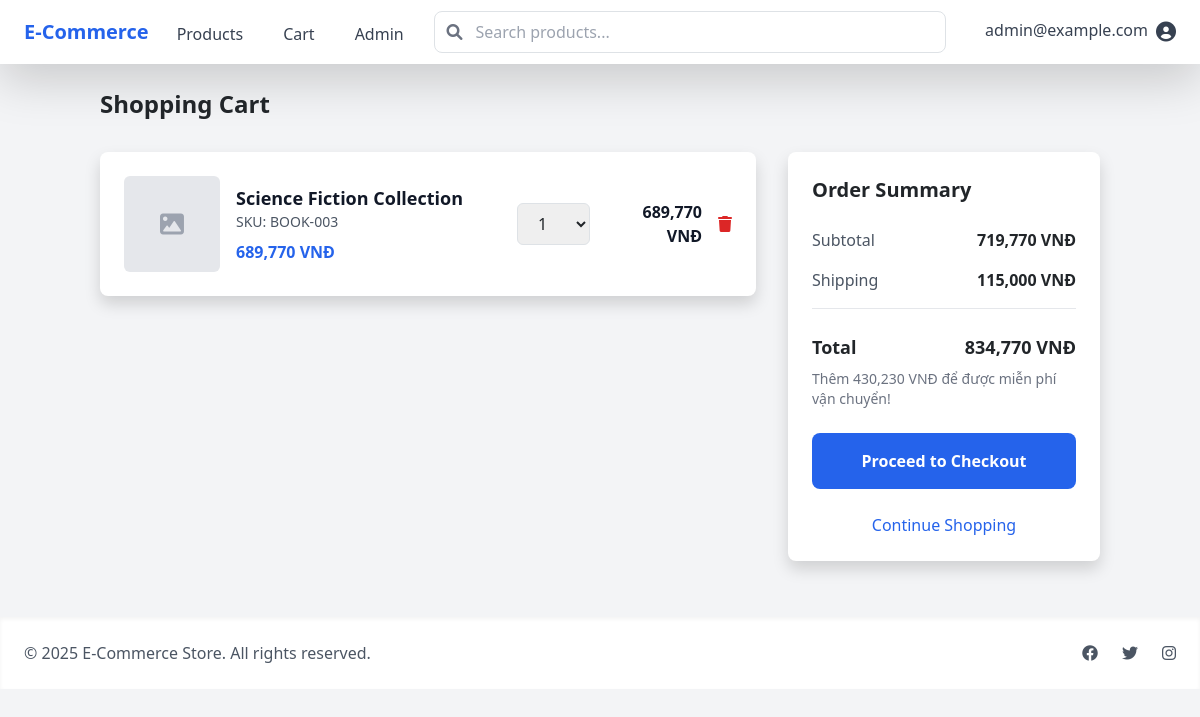
Before: /cart (signed in) with the older database file.
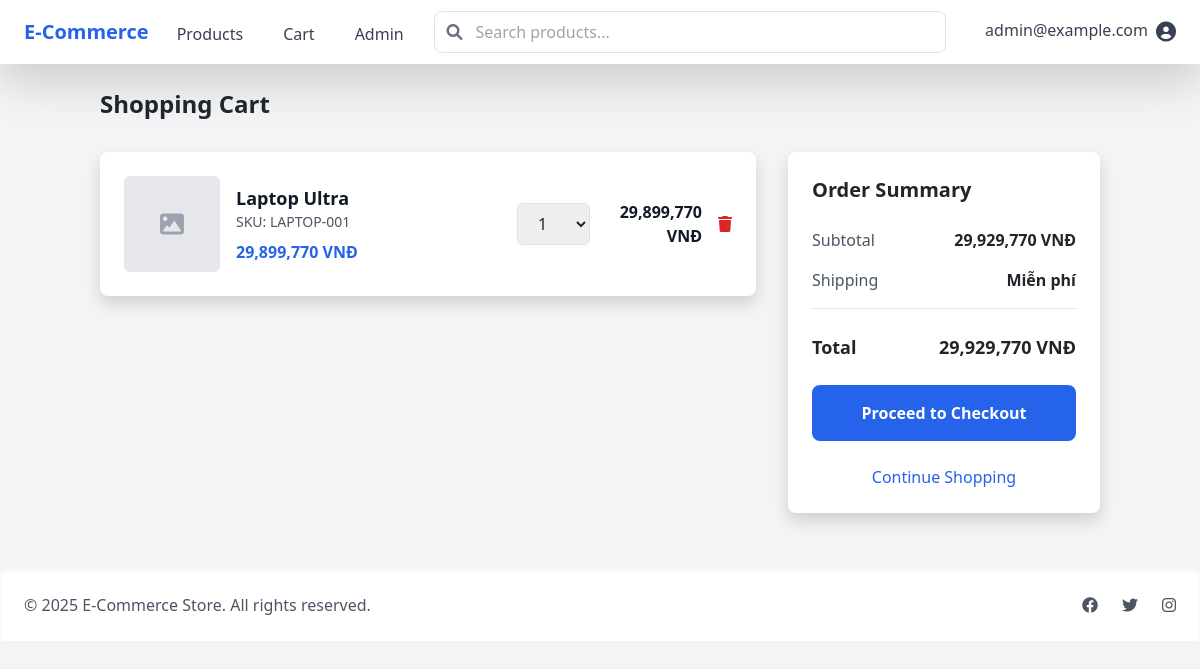
After: the same page with the newer database file.
### models/user.py (models this page shows, shortened)
class User(UserMixin, db.Model):
    _password = None
    __tablename__ = 'users'
    id = db.Column(db.Integer, primary_key=True)
    email = db.Column(db.String(120), unique=True, nullable=False)
    username = db.Column(db.String(80), unique=True, nullable=False)
    password_hash = db.Column(db.String(200), nullable=False)
    first_name = db.Column(db.String(50))
    @property
    def password(self):
        raise AttributeError('password is not a readable attribute')
    last_name = db.Column(db.String(50))
    address_line1 = db.Column(db.String(100))
    address_line2 = db.Column(db.String(100))
    city = db.Column(db.String(50))
    state = db.Column(db.String(50))
    postal_code = db.Column(db.String(10))
    phone_number = db.Column(db.String(20))
    created_at = db.Column(db.DateTime, default=datetime.utcnow)
    updated_at = db.Column(db.DateTime, default=datetime.utcnow, onupdate=datetime.utcnow)
    payment_method_id = db.Column(db.String(100))  # Reference to securely stored payment method
    payment_provider = db.Column(db.String(50))    # e.g., 'credit_card', 'payos', 'cod'
    is_admin = db.Column(db.Boolean, default=False)
    cart_items = relationship("CartItem",
                            backref=db.backref("user", lazy=True),
                            lazy=True,
                            primaryjoin="and_(User.id==CartItem.user_id, CartItem.deleted_at.is_(None))")
    orders = relationship("Order", backref="user", lazy=True)

### models/cart.py (models this page shows, shortened)
class CartItem(db.Model):
    __tablename__ = 'cart_items'
    id = db.Column(db.Integer, primary_key=True)
    user_id = db.Column(db.Integer, db.ForeignKey('users.id'), nullable=False)
    product_id = db.Column(db.Integer, db.ForeignKey('products.id'), nullable=False)
    quantity = db.Column(db.Integer, default=1)
    created_at = db.Column(db.DateTime, default=datetime.utcnow)
    updated_at = db.Column(db.DateTime, default=datetime.utcnow, onupdate=datetime.utcnow)
    deleted_at = db.Column(db.DateTime, nullable=True)
    product = db.relationship('Product',
                          back_populates='cart_items',
                          lazy='joined',
                          foreign_keys=[product_id])
    @property
    def subtotal(self):
        return self.quantity * self.product.price

### models/product.py (models this page shows, shortened)
class Product(db.Model):
    __tablename__ = 'products'
    id = db.Column(db.Integer, primary_key=True)
    name = db.Column(db.String(200), nullable=False)
    description = db.Column(db.Text)
    price = db.Column(db.Float, nullable=False)
    stock = db.Column(db.Integer, default=0)
    image_url = db.Column(db.String(500))  # Kept for backward compatibility
    category_id = db.Column(db.Integer, db.ForeignKey('categories.id'), nullable=False)
    sku = db.Column(db.String(50), unique=True)
    is_active = db.Column(db.Boolean, default=True)
    created_at = db.Column(db.DateTime, default=datetime.utcnow)
    updated_at = db.Column(db.DateTime, default=datetime.utcnow, onupdate=datetime.utcnow)
    cart_items = db.relationship('CartItem',
                             back_populates='product',
                             lazy=True,
                             cascade='all, delete-orphan')
    order_items = db.relationship('OrderItem', back_populates='product', lazy=True)
    images = db.relationship('ProductImage', backref='product', lazy=True,
                          cascade='all, delete-orphan',
                          order_by='ProductImage.is_primary.desc()')
    category = db.relationship('Category', back_populates='products', lazy=True)

### routes/cart.py (the view)
@cart_bp.route('/cart')
@login_required
def view_cart():
    cart_items = Cart.get_user_cart(current_user.id)
    total = Cart.get_cart_total(current_user.id)
    return render_template('cart/cart.html', cart_items=cart_items, total=total)

### templates/cart/cart.html (shortened to what this page needs)
{% extends "base.html" %}
{% block content %}
<div class="container mx-auto">
    <h1 class="text-2xl font-bold mb-8">Shopping Cart</h1>
    {% if cart_items %}
    <div class="grid grid-cols-1 lg:grid-cols-3 gap-8">
        <div class="lg:col-span-2">
            <div class="bg-white rounded-lg shadow">
                {% for item in cart_items %}
                <div class="p-6 {% if not loop.last %}border-b border-gray-200{% endif %}">
                    <div class="flex items-center space-x-4">
                        <div class="flex-shrink-0 w-24 h-24">
                            {% if item.product.image_url %}
                            <img src="{{ url_for('static', filename='uploads/' + item.product.image_url) }}"
                                 alt="{{ item.product.name }}"
                                 class="w-full h-full object-cover rounded">
                            {% else %}
                            <div class="w-full h-full bg-gray-200 rounded flex items-center justify-center">
                                <i class="fas fa-image text-gray-400 text-2xl"></i>
                            </div>
                            {% endif %}
                        </div>
                        <div class="flex-grow">
                            <h3 class="text-lg font-semibold">
                                <a href="{{ url_for('products.detail', id=item.product.id) }}"
                                   class="text-gray-900 hover:text-blue-600">
                                    {{ item.product.name }}
                                </a>
                            </h3>
                            <p class="text-gray-600 text-sm mb-2">SKU: {{ item.product.sku }}</p>
                            <p class="text-blue-600 font-bold">{{ "{:,.0f}".format(item.product.price * 23000) }} VNĐ</p>
                        </div>
                        <div class="flex items-center space-x-4">
                            <form action="{{ url_for('cart.update_cart', product_id=item.product.id) }}"
                                  method="POST"
                                  class="flex items-center space-x-2">
                                <select name="quantity"
                                        class="px-3 py-2 border border-gray-300 rounded focus:outline-none focus:border-blue-500"
                                        onchange="this.form.submit()">
                                    {% for i in range(1, item.product.stock + 1) %}
                                    <option value="{{ i }}" {% if i == item.quantity %}selected{% endif %}>
                                        {{ i }}
                                    </option>
                                    {% endfor %}
                                </select>
                            </form>
                            <div class="text-gray-900 font-semibold w-24 text-right">
                                {{ "{:,.0f}".format(item.subtotal * 23000) }} VNĐ
                            </div>
                            <form action="{{ url_for('cart.remove_from_cart', product_id=item.product.id) }}"
                                  method="POST"
                                  class="flex-shrink-0">
                                <button type="submit"
                                        class="text-red-600 hover:text-red-800"
                                        onclick="return confirm('Are you sure you want to remove this item?')">
                                    <i class="fas fa-trash"></i>
                                </button>
                            </form>
                        </div>
                    </div>
                </div>
                {% endfor %}
            </div>
        </div>
        <div class="lg:col-span-1">
            <div class="bg-white rounded-lg shadow p-6 sticky top-8">
                <h2 class="text-xl font-bold mb-6">Order Summary</h2>
                <div class="space-y-4 mb-6">
                    <div class="flex justify-between">
                        <span class="text-gray-600">Subtotal</span>
                        <span class="font-semibold">{{ "{:,.0f}".format(total) }} VNĐ</span>
                    </div>
                    <div class="flex justify-between">
                        <span class="text-gray-600">Shipping</span>
                        <span class="font-semibold">
                            {% if total >= 1150000 %}
                            Miễn phí
                            {% else %}
                            115,000 VNĐ
                            {% endif %}
                        </span>
                    </div>
                    <div class="border-t border-gray-200 pt-4">
                        <div class="flex justify-between">
                            <span class="text-lg font-bold">Total</span>
                            <span class="text-lg font-bold">
                                {{ "{:,.0f}".format(total if total >= 1150000 else total + 115000) }} VNĐ
                            </span>
                        </div>
                        <p class="text-sm text-gray-500 mt-2">
                            {% if total < 1150000 %}
                            Thêm {{ "{:,.0f}".format(1150000 - total) }} VNĐ để được miễn phí vận chuyển!
                            {% endif %}
                        </p>
                    </div>
                </div>
                <a href="{{ url_for('cart.checkout') }}"
                   class="block w-full bg-blue-600 text-white text-center py-3 rounded-lg font-semibold hover:bg-blue-700 transition duration-300">
                    Proceed to Checkout
                </a>
                <a href="{{ url_for('products.index') }}"
                   class="block w-full text-center mt-4 text-blue-600 hover:text-blue-800">
                    Continue Shopping
                </a>
            </div>
        </div>
    </div>
    {% endif %}
</div>
{% endblock %}

### templates/base.html (shortened to what this page needs)
<!DOCTYPE html>
<html lang="en">
<head>
    {% if config['ENV'] == 'production' %}
        <link href="{{ url_for('static', filename='css/main.css') }}" rel="stylesheet">
    {% else %}
        <script src="https://cdn.tailwindcss.com"></script>
    {% endif %}
    <link href="https://cdn.jsdelivr.net/npm/bootstrap@5.3.0/dist/css/bootstrap.min.css" rel="stylesheet">
    <link href="{{ url_for('static', filename='css/app.css') }}" rel="stylesheet">
    <link href="https://cdnjs.cloudflare.com/ajax/libs/font-awesome/6.0.0/css/all.min.css" rel="stylesheet">
</head>
<body class="min-h-screen bg-gray-100">
    <nav class="bg-white shadow-lg">
        <div class="max-w-7xl mx-auto px-4">
            <div class="flex justify-between h-16">
                <div class="flex">
                    <div class="flex-shrink-0 flex items-center">
                        <a href="{{ url_for('main.home') }}" class="text-xl font-bold text-blue-600">
                            E-Commerce
                        </a>
                    </div>
                    <div class="hidden md:ml-6 md:flex md:space-x-8">
                        <a href="{{ url_for('products.index') }}"
                           class="inline-flex items-center px-1 pt-1 text-gray-700 hover:text-blue-600">
                            Products
                        </a>
                        {% if current_user.is_authenticated %}
                            <a href="{{ url_for('cart.view_cart') }}"
                               class="inline-flex items-center px-1 pt-1 text-gray-700 hover:text-blue-600">
                                Cart
                            </a>
                        {% endif %}
                        {% if current_user.is_admin %}
                            <a href="{{ url_for('admin.dashboard') }}"
                               class="inline-flex items-center px-1 pt-1 text-gray-700 hover:text-blue-600">
                                Admin
                            </a>
                        {% endif %}
                    </div>
                </div>
                <div class="flex-1 flex items-center justify-center px-4">
                    <div class="w-full max-w-lg">
                        <div class="relative">
                            <input type="text" id="search-input"
                                class="w-full pl-10 pr-4 py-2 rounded-lg border border-gray-300 focus:outline-none focus:border-blue-500"
                                placeholder="Search products...">
                            <div class="absolute inset-y-0 left-0 pl-3 flex items-center pointer-events-none">
                            </div>
                        </div>
                    </div>
                </div>
                <div class="flex items-center">
                    {% if current_user.is_authenticated %}
                        <div class="ml-3 relative">
                            <div class="dropdown">
                                <button class="flex text-gray-700 hover:text-blue-600" type="button" id="userMenu" data-bs-toggle="dropdown" aria-expanded="false">
                                    <span class="mr-2">{{ current_user.email }}</span>
                                    <i class="fas fa-user-circle text-xl"></i>
                                </button>
                            </div>
                        </div>
                    {% endif %}
                </div>
            </div>
        </div>
    </nav>
    <main class="max-w-7xl mx-auto px-4 py-6">
        {% block content %}{% endblock %}
    </main>
    <footer class="bg-white shadow-inner mt-8">
        <div class="max-w-7xl mx-auto py-6 px-4">
            <div class="flex justify-between items-center">
                <div class="text-gray-600">
                    © {{ current_year }} E-Commerce Store. All rights reserved.
                </div>
                <div class="flex space-x-6">
                    <a href="#" class="text-gray-600 hover:text-blue-600">
                        <i class="fab fa-facebook"></i>
                    </a>
                    <a href="#" class="text-gray-600 hover:text-blue-600">
                        <i class="fab fa-twitter"></i>
                    </a>
                    <a href="#" class="text-gray-600 hover:text-blue-600">
                        <i class="fab fa-instagram"></i>
                    </a>
                </div>
            </div>
        </div>
    </footer>
</body>
</html>

Changed rows visible on the page:
no longer on this page (row edited): CartItem: product.name "Science Fiction Collection", product.sku "BOOK-003", quantity "1", item.subtotal*23000 "689,770"
no longer on this page (row unchanged): Product: item.product.price*23000 "689,770"
added CartItem: product.name "Laptop Ultra", product.sku "LAPTOP-001", quantity "1", item.subtotal*23000 "29,899,770"
now on this page (row unchanged): Product: item.product.price*23000 "29,899,770"
Other visible differences:
{{ "{:,.0f}".format(total) }}: "719,770" → "29,929,770"
{{ "{:,.0f}".format(total if total >= 1150000 else total + 115000) }}: "834,770" → "29,929,770"
{{ "{:,.0f}".format(1150000 - total) }}: "430,230" → (not shown)
text no longer shown: "115,000 VNĐ Thêm VNĐ để được miễn phí vận chuyển!"
text now shown: "Miễn phí"
